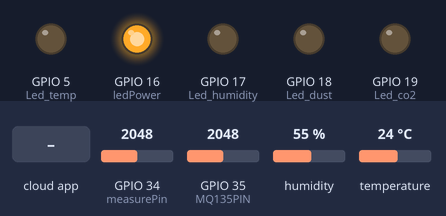
Bench run of a sketch on a simulated ESP32. Parts: output pins drawn as LEDs (lit = HIGH). The inputs (shaded band) are chosen by the test bench; at power-on: GPIO 34 (measurePin) = 2048, GPIO 35 (MQ135PIN) = 2048, humidity 55 %, temperature 24 °C. WiFi joins after 1.5 s; servers stay silent unless stated; the Firebase database answers and starts empty; what the sketch prints to the serial monitor is not drawn.

Above: at 3.2 s.
3.3 s: the phone or cloud app sets state to on
At 4.5 s:
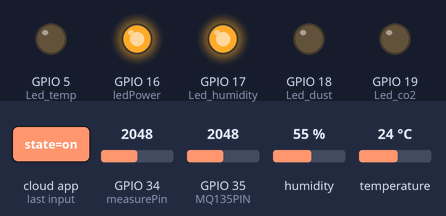
5.1 s: the phone or cloud app sets state to on
At 7.4 s:
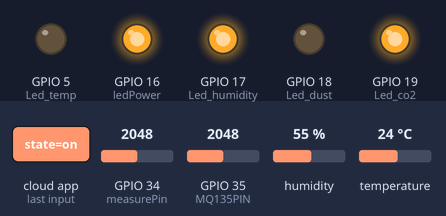
7.7 s: the phone or cloud app sets state to off
At 9.3 s:
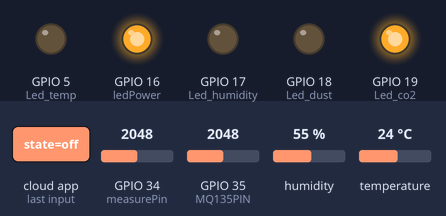
Timing chart, 0 to 10.8 s (numbered marks = the images above; inputs shaded):
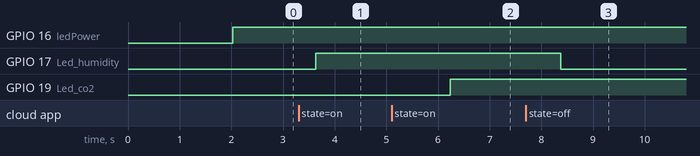

The sketch:

Esp32_sensor_firebase.ino
```cpp
#include <WiFi.h>
#include <FirebaseESP32.h>
#include <DHT.h>
#include <MQ135.h>

// Thông tin WiFi
#define WIFI_SSID "Tret"
#define WIFI_PASSWORD "123456@#"

/* cài đặt firebase */
// Thông tin Firebase
#define FIREBASE_HOST "smart-city-210ce-default-rtdb.firebaseio.com"
#define FIREBASE_AUTH "DUGwN5U4jXbRAAQjlQ213pmckOP2rpvfKRAUCQlg"

// Khởi tạo Firebase
FirebaseData firebaseData;
FirebaseAuth auth;
FirebaseConfig config;
String path = "/";

#define DHTPIN 4 // khai báo pin DHT nối với chân G4
#define DHTTYPE DHT11  // Định nghĩa loại cảm biến DHT11
DHT dht(DHTPIN, DHTTYPE);  // Khởi tạo đối tượng DHT
#define MQ135PIN 35  // khai báo pin nối với chân G35
#define RL_VALUE 10.0  // Điện trở tải RL của cảm biến (kΩ)
#define VCC 5.0  // Điện áp cấp cho cảm biến MQ135 (V)

// Định nghĩa các chân LED
#define Led_temp 5
#define Led_humidity 17
#define Led_dust 18
#define Led_co2 19

// Khởi tạo biến ban đầu
float temp = 0;
float humidity = 0;


// Khởi tạo giá trị R0 (hiệu chuẩn trong không khí sạch)
float R0 = 500;  // Giá trị R0 phải hiệu chuẩn tùy vào cảm biến và điều kiện môi trường
// Hàm tính giá trị Rs từ cảm biến
float getResistance(int analogValue) {
  float voltage = analogValue * (VCC / 4095.0);  // Chuyển đổi giá trị ADC thành điện áp
  float Rs = ((VCC / voltage) - 1) * RL_VALUE;  // Tính điện trở Rs của cảm biến
  return Rs;
}

// Hàm tính toán ppm CO2 dựa trên Rs/R0
float calculatePPM(float Rs) {
  float ratio = Rs / R0;  // Tính tỷ lệ Rs/R0
  // Công thức tính ppm dựa trên đường cong của MQ135 cho CO2
  float ppm = 116.6020682 * pow(ratio, -2.769034857);  // Hằng số từ datasheet MQ135 cho CO2
  return ppm;
}

     /* dust */
int measurePin = 34; // ESP32 ADC pin
int ledPower = 16; // Modify if using a different GPIO pin for the LED

int samplingTime = 280;
int deltaTime = 40;
int sleepTime = 9680;

float voMeasured = 0;
float calcVoltage = 0;
float dustDensity = 0;

float tinhdust(){
                   /* đọc giá trị bụi mịn */
   // Đọc giá trị bụi mịn từ PM2.5
  digitalWrite(ledPower, LOW); // Turn on IR LED
  delayMicroseconds(samplingTime);  // Delay 0.28ms
  voMeasured = analogRead(measurePin); // Read the ADC value
  delayMicroseconds(deltaTime); // Delay 0.04ms
  digitalWrite(ledPower, HIGH); // Turn off LED
  delayMicroseconds(sleepTime); // Delay 9.68ms
  // Convert the ADC value to voltage (ESP32 ADC range is 0 to 4095)
  calcVoltage = voMeasured * (3.3 / 4095); // Assuming the ESP32 is running at 3.3V
  // Linear Equation for dust density
  dustDensity = 0.17 * calcVoltage ;
  return dustDensity;
}

void setup() {
  Serial.begin(115200);  // Khởi tạo Serial Monitor
  delay(500);
  pinMode(MQ135PIN, INPUT);  // Chân MQ135 là chân đầu vào (analog)
  pinMode(Led_temp, OUTPUT);
  digitalWrite(Led_temp,LOW);
  pinMode(Led_humidity, OUTPUT);
  digitalWrite(Led_humidity,LOW);
  pinMode(Led_dust, OUTPUT);
  digitalWrite(Led_dust,LOW);
  pinMode(Led_co2, OUTPUT);
  digitalWrite(Led_co2,LOW);
  pinMode(ledPower, OUTPUT);


// Kết nối Wi-Fi
  WiFi.begin(WIFI_SSID, WIFI_PASSWORD);
  while (WiFi.status() != WL_CONNECTED) {
    delay(500);
    Serial.print(".");
  }
  Serial.println("WiFi connected.");

// Cấu hình Firebase
config.host = FIREBASE_HOST;  // Đặt host Firebase
config.signer.tokens.legacy_token = FIREBASE_AUTH;  // Đặt legacy token Firebase

// Kết nối Firebase
Firebase.begin(&config, &auth);
Firebase.reconnectWiFi(true);

// Khởi động DHT
  dht.begin();
}

void loop() {
                /* Đọc giá trị từ DHT11 */
  temp = dht.readTemperature();  // Đọc nhiệt độ
  humidity = dht.readHumidity();  // Đọc độ ẩm
   // Kiểm tra nếu không có lỗi khi đọc DHT
  if (isnan(temp) || isnan(humidity)) {
    Serial.println("Failed to read from DHT sensor!");
    return;
  }
                  /* Đọc giá trị từ MQ135 */
   // Đọc nồng độ khí co2 từ MQ135
  int analogValue = analogRead(MQ135PIN);  // Đọc giá trị từ chân analog
  float Rs = getResistance(analogValue);  // Tính Rs từ giá trị ADC
  float ppm = calculatePPM(Rs);  // Tính nồng độ CO2 (ppm) từ Rs
  float dustDensity = tinhdust();
                 /* Temperature */
  // Gửi nhiệt độ lên Firebase
  if (Firebase.setFloat(firebaseData, "/HRroom/nhietdo", temp)) {
    Serial.print("Temperature: ");
    Serial.println(temp);

  } else {
    Serial.print("Failed to send temp: ");
    Serial.println(firebaseData.errorReason());
  }
  delay(500);

// Kiểm tra giá trị trạng thái LED temp trong Firebase
  if (Firebase.getString(firebaseData, "/HRroom/device1/state")) {
    String led1Status = firebaseData.stringData();

    // Kiểm tra trạng thái LED 1 từ Firebase
    if (led1Status.equals("on")) {  // So sánh chuỗi chính xác
      digitalWrite(Led_temp, HIGH); // Bật LED 1
      Serial.println("LED 1: BẬT");
    } else if (led1Status.equals("off")) {  // Đảm bảo chuỗi "off" dùng đúng cách
      digitalWrite(Led_temp, LOW); // Tắt LED 1
      Serial.println("LED 1: TẮT");
    }
  } else {
    Serial.println("Lỗi khi đọc trạng thái LED từ Firebase:");
    Serial.println(firebaseData.errorReason());
  }
  delay(500);
                  /* HUMIDITY */
  // Gửi độ ẩm lên Firebase
  if (Firebase.setFloat(firebaseData, "/HRroom/doam", humidity)) {
    Serial.print("Humidity : ");
    Serial.println(humidity);

  } else {
    Serial.print("Failed to send humidity: ");
    Serial.println(firebaseData.errorReason());
  }
  // Kiểm tra giá trị trạng thái LED humidity trong Firebase
  if (Firebase.getString(firebaseData, "/HRroom/device2/state")) {
    String led2Status = firebaseData.stringData();

    // Kiểm tra trạng thái LED 2 từ Firebase
    if (led2Status.equals("on")) {
      digitalWrite(Led_humidity, HIGH);
      Serial.println("LED 2: BẬT");
    } else if (led2Status.equals("off")) {
      digitalWrite(Led_humidity, LOW);
      Serial.println("LED 2: TẮT");
    }
  } else {
    Serial.println("Lỗi khi đọc trạng thái LED từ Firebase:");
    Serial.println(firebaseData.errorReason());
  }
  delay(500);
                /* Nồng độ khí co2 */
// Gửi CO2 lên Firebase
  if (Firebase.setFloat(firebaseData, "/HRroom/khico2", ppm)) {
    Serial.print("CO2 (ppm): ");
    Serial.println(ppm);
  } else {
    Serial.print("Failed to send air quality: ");
    Serial.println(firebaseData.errorReason());
  }
  delay(500);
// Kiểm tra giá trị trạng thái LED dust trong Firebase
  if (Firebase.getString(firebaseData, "/HRroom/device3/state")) {
    String led3Status = firebaseData.stringData();

    // Kiểm tra trạng thái LED 3 từ Firebase
    if (led3Status.equals("on")) {  // So sánh chuỗi chính xác
      digitalWrite(Led_dust, HIGH); // Bật LED 3
      Serial.println("LED 3: BẬT");
    } else if (led3Status.equals("off")) {  // Đảm bảo chuỗi "off" dùng đúng cách
      digitalWrite(Led_dust, LOW); // Tắt LED 3
      Serial.println("LED 3: TẮT");
    }
  } else {
    Serial.println("Lỗi khi đọc trạng thái LED từ Firebase:");
    Serial.println(firebaseData.errorReason());
    // Kiểm tra giá trị trạng thái LED co2 trong Firebase
  }
  delay(500);
                /* DUST */
// Gửi bụi mịn lên Firebase
  if (Firebase.setFloat(firebaseData, "/HRroom/buimin", dustDensity)) {
    Serial.print("Raw Signal Value (0-4095): ");
    Serial.print(voMeasured);
    Serial.print(" - Voltage: ");
    Serial.print(calcVoltage);
    Serial.print(" - Dust Density: ");
    Serial.println(dustDensity);
  } else {
    Serial.print("Failed to send dust data: ");
    Serial.println(firebaseData.errorReason());
  }
  delay(500);
  if (Firebase.getString(firebaseData, "/HRroom/device4/state")) {
    String led4Status = firebaseData.stringData();
    // Kiểm tra trạng thái LED 4 từ Firebase
    if (led4Status.equals("on")) {  // So sánh chuỗi chính xác
      digitalWrite(Led_co2, HIGH); // Bật LED 4
      Serial.println("LED 4: BẬT");
    } else if (led4Status.equals("off")) {  // Đảm bảo chuỗi "off" dùng đúng cách
      digitalWrite(Led_co2, LOW); // Tắt LED 4
      Serial.println("LED 4: TẮT");
    }
  } else {
    Serial.println("Lỗi khi đọc trạng thái LED từ Firebase:");
    Serial.println(firebaseData.errorReason());
  }
delay(500);
}
```

Measured:
- after the input at 3.3 s, GPIO 17 (Led_humidity): LOW → HIGH after 0.34 s
- after the input at 5.1 s, GPIO 19 (Led_co2): LOW → HIGH after 1.1 s
- after the input at 7.7 s, GPIO 17 (Led_humidity): HIGH → LOW after 0.67 s
